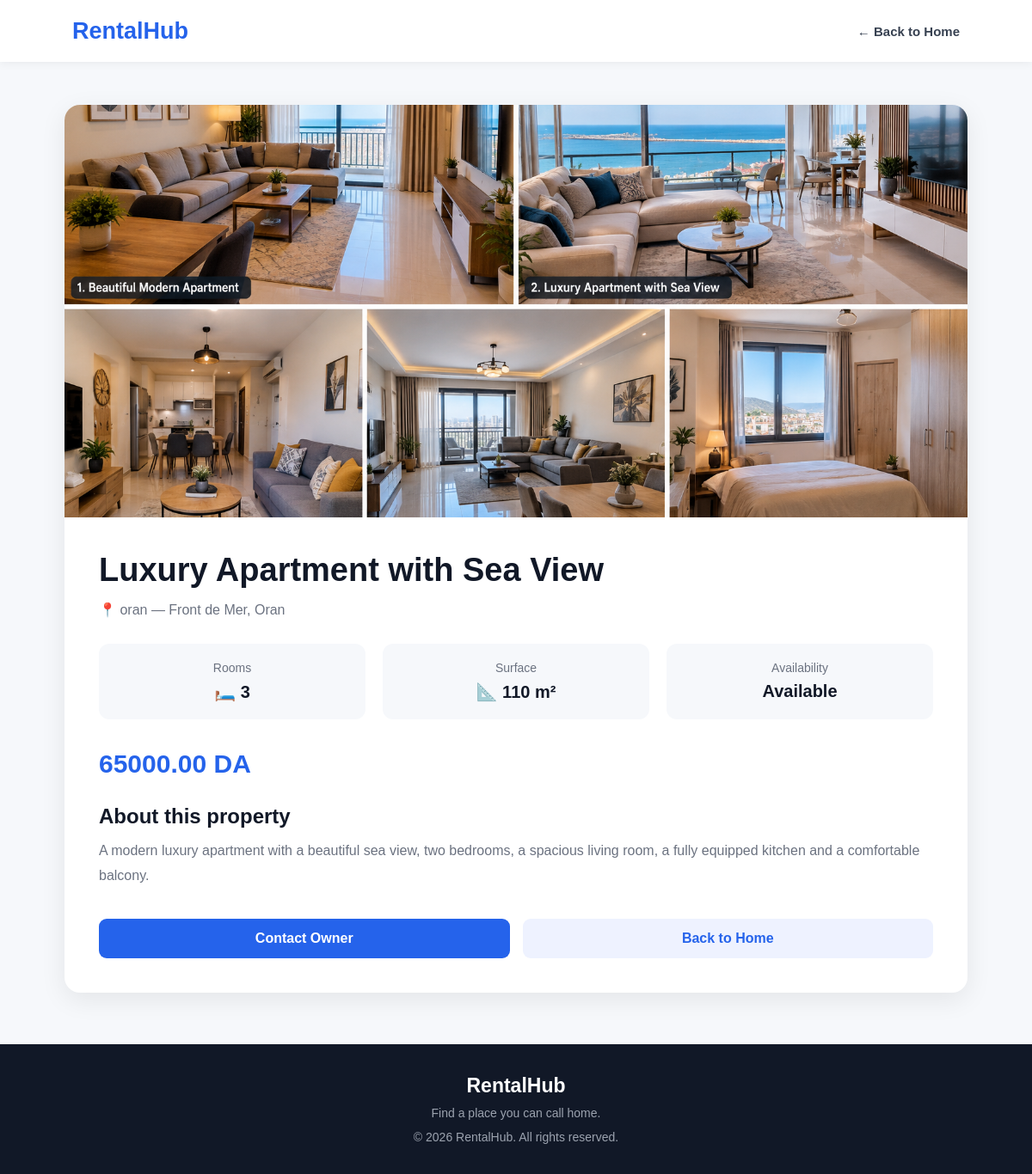
Page /property/2/ on the committed database.
### properties/models.py (models this page shows, shortened)
class Property(models.Model):
    title = models.CharField(max_length=200)
    description = models.TextField()
    city = models.CharField(max_length=100)
    address = models.CharField(max_length=255)
    price = models.DecimalField(max_digits=10, decimal_places=2)
    rooms = models.PositiveIntegerField()
    surface = models.PositiveIntegerField()
    available = models.BooleanField(default=True)
    image = models.ImageField(upload_to="properties/", blank=True, null=True)
    created_at = models.DateTimeField(auto_now_add=True)

### properties/views.py (the view)
# urls.py: path("property/<int:property_id>/", views.property_detail, name="property_detail"),
def property_detail(request, property_id): return render(request, "properties/property_detail.html", {"property": get_object_or_404(Property, id=property_id, available=True)})

### properties/templates/properties/property_detail.html (shortened to what this page needs)
<!DOCTYPE html>
<html lang="en">
<head>
</head>
<body>
    <nav class="navbar">
        <a href="/" class="logo">
            RentalHub
        </a>
        <a href="/" class="back-btn">
            ← Back to Home
        </a>
    </nav>
    <main class="container">
        <div class="property-card">
            {% if property.image %}
                <img
                    src="{{ property.image.url }}"
                    alt="{{ property.title }}"
                    class="property-image"
                >
            {% else %}
                <div class="no-image">
                    No image available
                </div>
            {% endif %}
            <div class="property-content">
                <h1>
                    {{ property.title }}
                </h1>
                <div class="location">
                    📍 {{ property.city }}
                    —
                    {{ property.address }}
                </div>
                <div class="property-info">
                    <div class="info-box">
                        <span>
                            Rooms
                        </span>
                        <strong>
                            🛏️ {{ property.rooms }}
                        </strong>
                    </div>
                    <div class="info-box">
                        <span>
                            Surface
                        </span>
                        <strong>
                            📐 {{ property.surface }} m²
                        </strong>
                    </div>
                    <div class="info-box">
                        <span>
                            Availability
                        </span>
                        <strong>
                            {% if property.available %}
                                Available
                            {% else %}
                                Not available
                            {% endif %}
                        </strong>
                    </div>
                </div>
                <div class="price">
                    {{ property.price }} DA
                </div>
                <h2 class="description-title">
                    About this property
                </h2>
                <p class="description">
                    {{ property.description }}
                </p>
                <div class="actions">
                    <a
                        href="#"
                        class="action-btn rent-btn"
                    >
                        Contact Owner
                    </a>
                    <a
                        href="/"
                        class="action-btn back-home"
                    >
                        Back to Home
                    </a>
                </div>
            </div>
        </div>
    </main>
    <footer>
        <h3>
            RentalHub
        </h3>
        <p>
            Find a place you can call home.
        </p>
        <p style="margin-top: 12px;">
            © 2026 RentalHub.
            All rights reserved.
        </p>
    </footer>
</body>
</html>

### properties/templates/properties/property_detail.html (style rules this page uses)
* { margin: 0; padding: 0; box-sizing: border-box; }
body { font-family: Arial, Helvetica, sans-serif; background: #f6f8fb; color: #1f2937; }
.navbar { height: 72px; background: white; display: flex; align-items: center; justify-content: space-between; padding: 0 7%; box-shadow: 0 2px 10px rgba(0, 0, 0, 0.06); position: sticky; top: 0; z-index: 100; }
.logo { font-size: 27px; font-weight: 800; color: #2563eb; text-decoration: none; }
.back-btn { text-decoration: none; color: #374151; font-size: 15px; font-weight: 600; }
.container { max-width: 1100px; margin: 50px auto; padding: 0 25px; }
.property-card { background: white; border-radius: 18px; overflow: hidden; box-shadow: 0 8px 30px rgba(0, 0, 0, 0.08); }
.property-image { width: 100%; height: 480px; object-fit: cover; display: block; }
.property-content { padding: 40px; }
.property-content h1 { font-size: 38px; color: #111827; margin-bottom: 15px; }
.location { color: #6b7280; font-size: 16px; margin-bottom: 30px; }
.property-info { display: grid; grid-template-columns: repeat(3, 1fr); gap: 20px; margin-bottom: 35px; }
.info-box { background: #f6f8fb; padding: 20px; border-radius: 12px; text-align: center; }
.info-box span { display: block; font-size: 14px; color: #6b7280; margin-bottom: 8px; }
.info-box strong { font-size: 20px; color: #111827; }
.price { font-size: 30px; font-weight: 800; color: #2563eb; margin-bottom: 30px; }
.description-title { font-size: 24px; margin-bottom: 12px; color: #111827; }
.description { color: #6b7280; line-height: 1.8; font-size: 16px; margin-bottom: 35px; }
.actions { display: flex; gap: 15px; }
.action-btn { flex: 1; text-align: center; text-decoration: none; padding: 14px; border-radius: 9px; font-weight: 700; transition: 0.2s ease; }
.rent-btn { background: #2563eb; color: white; }
.back-home { background: #eef2ff; color: #2563eb; }
footer { background: #111827; color: white; text-align: center; padding: 35px 20px; margin-top: 60px; }
footer h3 { font-size: 23px; margin-bottom: 10px; }
footer p { color: #9ca3af; font-size: 14px; }

### rows in the picture
Property: image (picture), title "Luxury Apartment with Sea View", city "oran", address "Front de Mer, Oran", rooms "3", surface "110", price "65000.00", description "A modern luxury apartment with a beautiful sea view, two bedrooms, a spacious living room, a fully equipped kitchen and a comfortable balcony."
